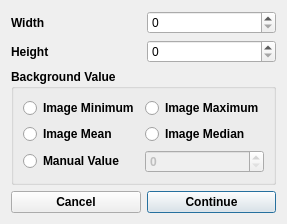
<?xml version="1.0" encoding="UTF-8"?>
<ui version="4.0">
 <class>Dialog</class>
 <widget class="QDialog" name="Dialog">
  <property name="geometry">
   <rect>
    <x>0</x>
    <y>0</y>
    <width>280</width>
    <height>207</height>
   </rect>
  </property>
  <property name="windowTitle">
   <string>Float Image</string>
  </property>
  <layout class="QGridLayout" name="gridLayout">
   <item row="0" column="0">
    <widget class="QLabel" name="label">
     <property name="font">
      <font>
       <weight>75</weight>
       <bold>true</bold>
      </font>
     </property>
     <property name="text">
      <string>Width</string>
     </property>
    </widget>
   </item>
   <item row="0" column="1">
    <widget class="QSpinBox" name="spinBoxWidth">
     <property name="maximum">
      <number>4096</number>
     </property>
    </widget>
   </item>
   <item row="1" column="0">
    <widget class="QLabel" name="label_3">
     <property name="font">
      <font>
       <weight>75</weight>
       <bold>true</bold>
      </font>
     </property>
     <property name="text">
      <string>Height</string>
     </property>
    </widget>
   </item>
   <item row="1" column="1">
    <widget class="QSpinBox" name="spinBoxHeight">
     <property name="maximum">
      <number>4096</number>
     </property>
    </widget>
   </item>
   <item row="2" column="0" colspan="2">
    <widget class="QGroupBox" name="groupBox">
     <property name="font">
      <font>
       <weight>75</weight>
       <bold>true</bold>
      </font>
     </property>
     <property name="title">
      <string>Background Value</string>
     </property>
     <layout class="QGridLayout" name="gridLayout_2">
      <item row="2" column="1">
       <widget class="QSpinBox" name="spinBoxManual">
        <property name="enabled">
         <bool>false</bool>
        </property>
        <property name="frame">
         <bool>true</bool>
        </property>
       </widget>
      </item>
      <item row="0" column="0">
       <widget class="QRadioButton" name="radioButtonMinimum">
        <property name="text">
         <string>Image Minimum</string>
        </property>
       </widget>
      </item>
      <item row="0" column="1">
       <widget class="QRadioButton" name="radioButtonMaximum">
        <property name="text">
         <string>Image Maximum</string>
        </property>
       </widget>
      </item>
      <item row="1" column="0">
       <widget class="QRadioButton" name="radioButtonMean">
        <property name="text">
         <string>Image Mean</string>
        </property>
       </widget>
      </item>
      <item row="1" column="1">
       <widget class="QRadioButton" name="radioButtonMedian">
        <property name="text">
         <string>Image Median</string>
        </property>
       </widget>
      </item>
      <item row="2" column="0">
       <widget class="QRadioButton" name="radioButtonManual">
        <property name="text">
         <string>Manual Value</string>
        </property>
       </widget>
      </item>
     </layout>
    </widget>
   </item>
   <item row="4" column="0">
    <widget class="QPushButton" name="pushButtonCancel">
     <property name="font">
      <font>
       <weight>75</weight>
       <bold>true</bold>
      </font>
     </property>
     <property name="text">
      <string>Cancel</string>
     </property>
     <property name="icon">
      <iconset resource="../VSOP.qrc">
       <normaloff>:/images/Error.png</normaloff>:/images/Error.png</iconset>
     </property>
    </widget>
   </item>
   <item row="4" column="1">
    <widget class="QPushButton" name="pushButtonContinue">
     <property name="font">
      <font>
       <weight>75</weight>
       <italic>false</italic>
       <bold>true</bold>
      </font>
     </property>
     <property name="text">
      <string>Continue</string>
     </property>
     <property name="icon">
      <iconset resource="../VSOP.qrc">
       <normaloff>:/images/Valid-icon.png</normaloff>:/images/Valid-icon.png</iconset>
     </property>
     <property name="default">
      <bool>true</bool>
     </property>
    </widget>
   </item>
  </layout>
 </widget>
 <resources>
  <include location="../VSOP.qrc"/>
 </resources>
 <connections/>
</ui>
